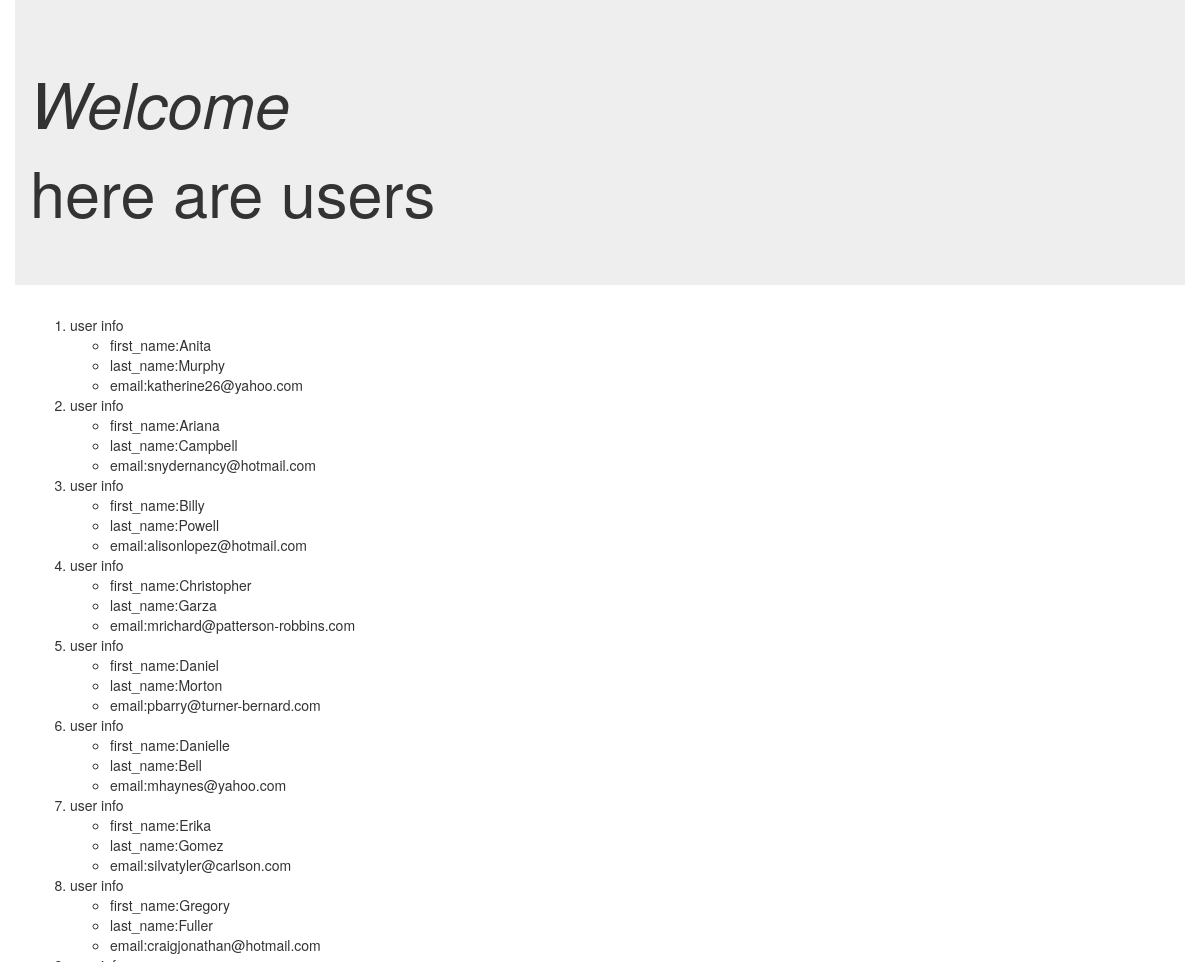
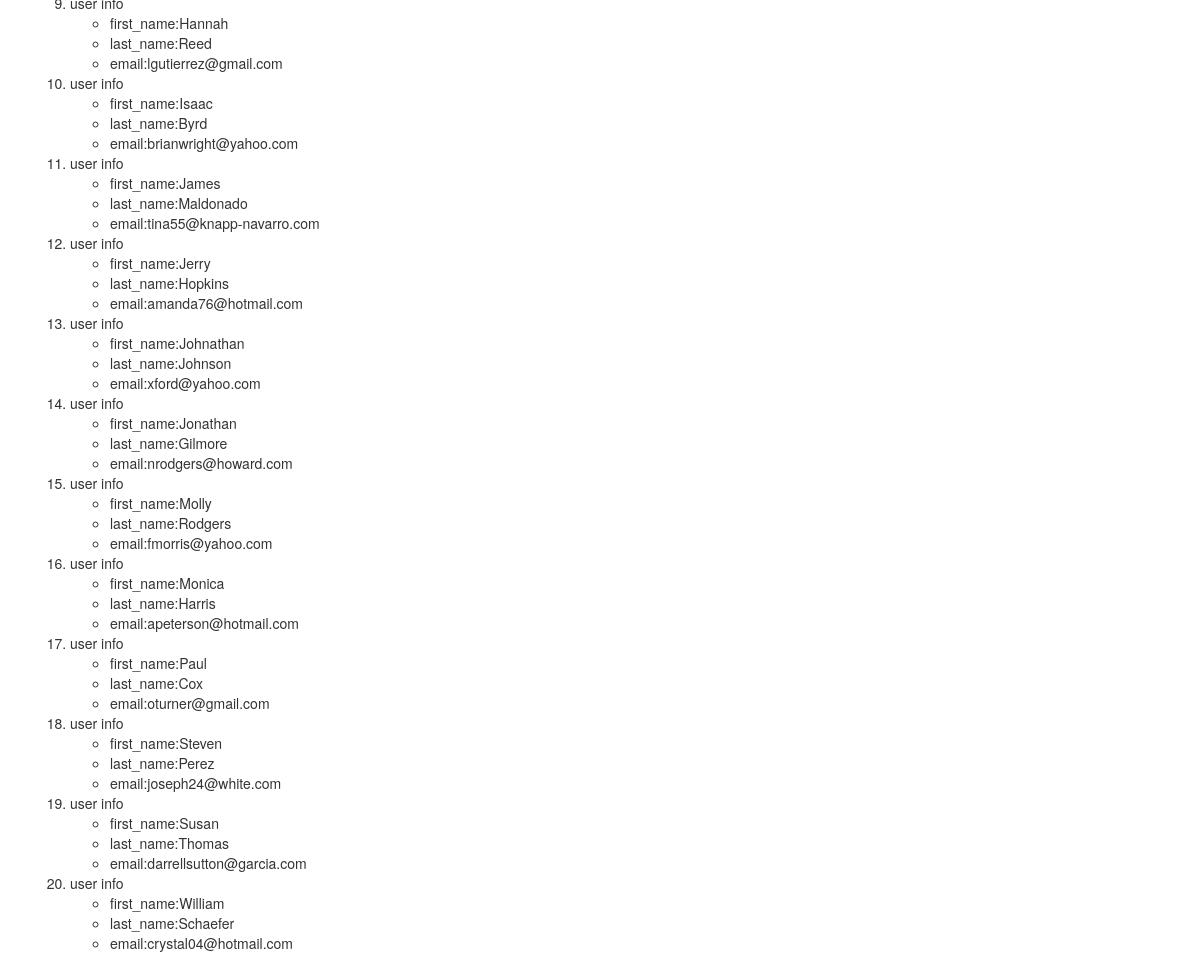
/user, run on the app's committed database (2 pictures, top to bottom).
### apptwo/models.py (models this page shows)
class user(models.Model):
    first_name = models.CharField(max_length=128)
    last_name = models.CharField(max_length=128)
    email = models.EmailField(max_length=264,unique=True)

### apptwo/views.py (the view)
# urls.py: path('', views.users,name='users')
def users(request):
    user_list=user.objects.order_by('first_name')
    user_dict={'user_list':user_list}
    return render(request,'apptwo/user.html',context=user_dict)

### template/apptwo/user.html (shortened to what this page needs)
<!DOCTYPE html>
<html lang="en" dir="ltr">
  <head>
    <link rel="stylesheet" href="https://maxcdn.bootstrapcdn.com/bootstrap/3.3.5/css/bootstrap.min.css">
  </head>
  <body>
    <div class="container jumbotron">
      <h1><i>Welcome</i></h1>
      <h1>here are users</h1>
    </div>
    <div class="container">
    {% if user_list %}
    <ol>
      {% for person in user_list%}
      <li>
        user info
      </li>
      <ul>
        <li>first_name:{{person.first_name}}</li>
        <li>
          last_name:{{person.last_name}}
        </li>
        <li>
          email:{{person.email}}
        </li>
      </ul>
      {% endfor %}
    </ol>
    {% endif %}
    </div>
  </body>
</html>

### data on the page
user: first_name "Anita", last_name "Murphy", email "katherine26@yahoo.com"
user: first_name "Ariana", last_name "Campbell", email "snydernancy@hotmail.com"
user: first_name "Billy", last_name "Powell", email "alisonlopez@hotmail.com"
user: first_name "Christopher", last_name "Garza", email "mrichard@patterson-robbins.com"
user: first_name "Daniel", last_name "Morton", email "pbarry@turner-bernard.com"
user: first_name "Danielle", last_name "Bell", email "mhaynes@yahoo.com"
user: first_name "Erika", last_name "Gomez", email "silvatyler@carlson.com"
user: first_name "Gregory", last_name "Fuller", email "craigjonathan@hotmail.com"
user: first_name "Hannah", last_name "Reed", email "lgutierrez@gmail.com"
user: first_name "Isaac", last_name "Byrd", email "brianwright@yahoo.com"
user: first_name "James", last_name "Maldonado", email "tina55@knapp-navarro.com"
user: first_name "Jerry", last_name "Hopkins", email "amanda76@hotmail.com"
user: first_name "Johnathan", last_name "Johnson", email "xford@yahoo.com"
user: first_name "Jonathan", last_name "Gilmore", email "nrodgers@howard.com"
user: first_name "Molly", last_name "Rodgers", email "fmorris@yahoo.com"
user: first_name "Monica", last_name "Harris", email "apeterson@hotmail.com"
user: first_name "Paul", last_name "Cox", email "oturner@gmail.com"
user: first_name "Steven", last_name "Perez", email "joseph24@white.com"
user: first_name "Susan", last_name "Thomas", email "darrellsutton@garcia.com"
user: first_name "William", last_name "Schaefer", email "crystal04@hotmail.com"
